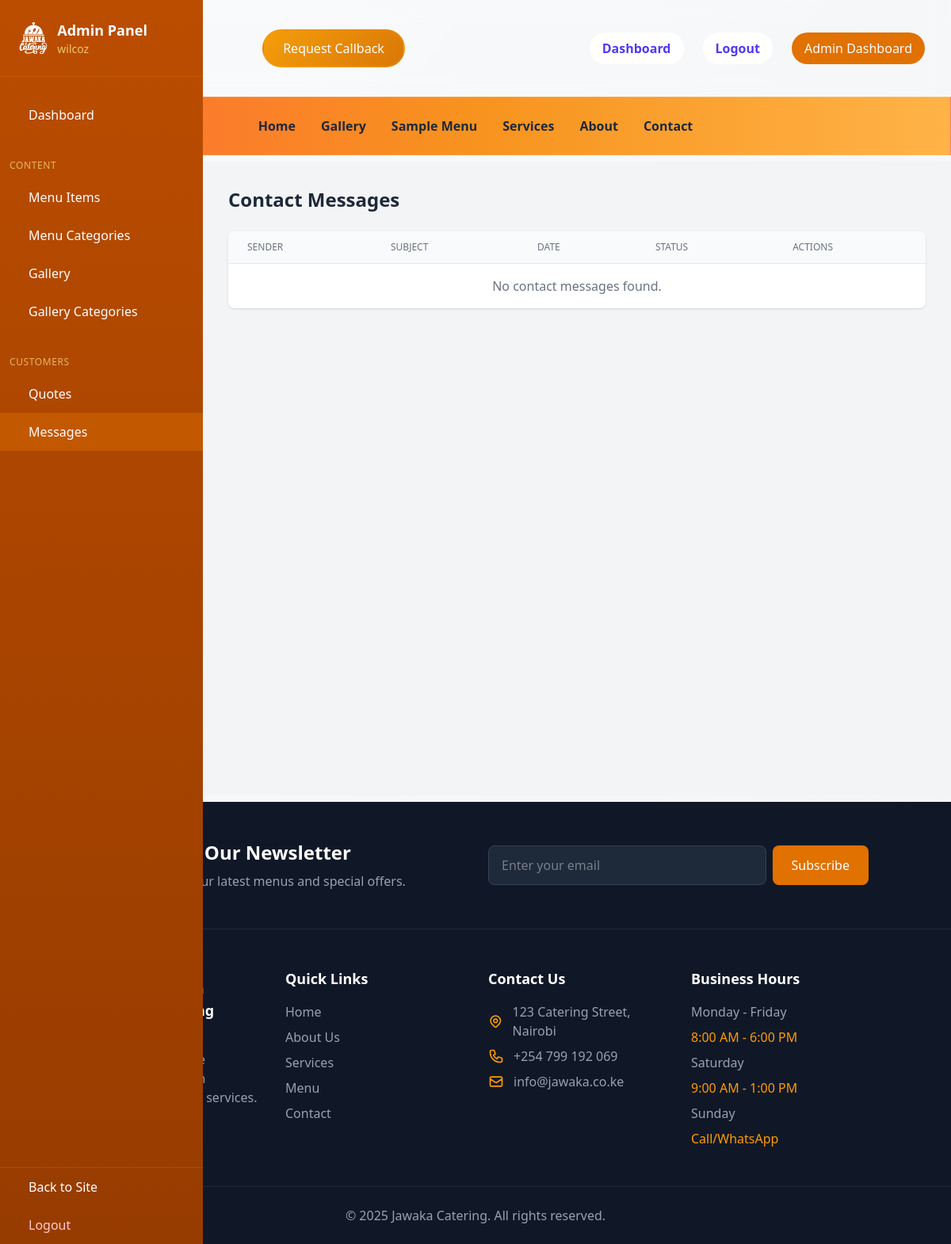
Before: /custom-admin/contacts/ (signed in) with the older database file.
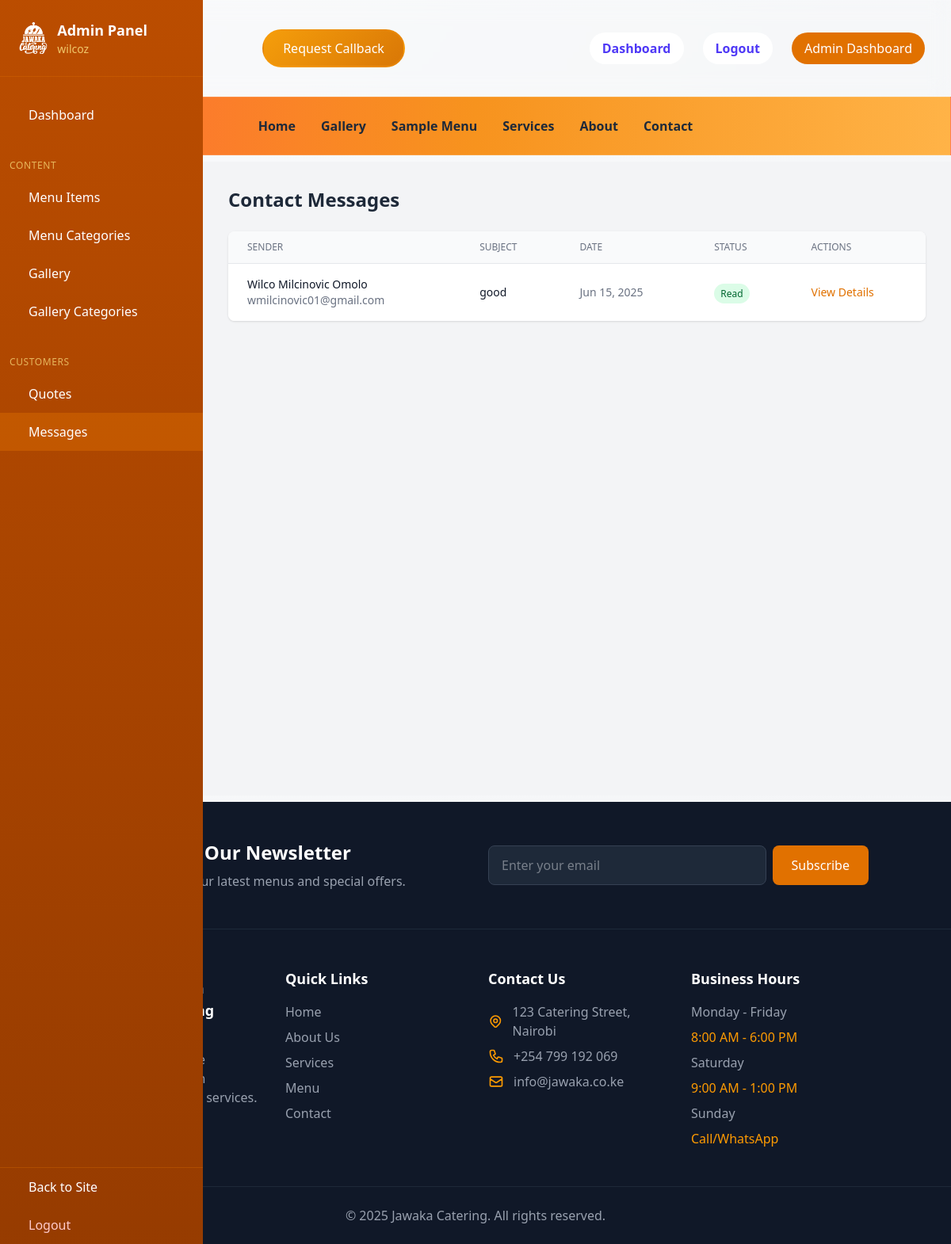
After: the same page with the newer database file.
### japp/models.py (models this page shows, shortened)
class Contact(models.Model):
    name = models.CharField(max_length=100)
    email = models.EmailField()
    subject = models.CharField(max_length=200)
    message = models.TextField()
    created_at = models.DateTimeField(auto_now_add=True)
    is_read = models.BooleanField(default=False)

### japp/views.py (the view)
# urls.py: path('custom-admin/contacts/', views.admin_contacts, name='admin_contacts'),
@staff_member_required
def admin_contacts(request):
    contacts = Contact.objects.all().order_by('-created_at')
    context = {
        'active_tab': 'contacts',
        'contacts': contacts,
        'unread_messages_count': contacts.filter(is_read=False).count()
    }
    return render(request, 'japp/admin/contacts.html', context)

### japp/templates/japp/admin/contacts.html
{% extends 'base.html' %}
{% load static %}
{% block content %}
<div class="min-h-screen bg-gray-100">
    {% include 'japp/admin/includes/sidebar.html' with active_tab='contacts' %}
    <div class="ml-64 p-8">
        <h1 class="text-2xl font-bold text-gray-800 mb-6">Contact Messages</h1>
        <div class="bg-white rounded-lg shadow-sm overflow-hidden">
            <div class="overflow-x-auto">
                <table class="min-w-full divide-y divide-gray-200">
                    <thead class="bg-gray-50">
                        <tr>
                            <th class="px-6 py-3 text-left text-xs font-medium text-gray-500 uppercase">Sender</th>
                            <th class="px-6 py-3 text-left text-xs font-medium text-gray-500 uppercase">Subject</th>
                            <th class="px-6 py-3 text-left text-xs font-medium text-gray-500 uppercase">Date</th>
                            <th class="px-6 py-3 text-left text-xs font-medium text-gray-500 uppercase">Status</th>
                            <th class="px-6 py-3 text-left text-xs font-medium text-gray-500 uppercase">Actions</th>
                        </tr>
                    </thead>
                    <tbody class="bg-white divide-y divide-gray-200">
                        {% for contact in contacts %}
                            <tr class="{% if not contact.is_read %}bg-amber-50{% endif %}">
                                <td class="px-6 py-4 whitespace-nowrap">
                                    <div class="text-sm font-medium text-gray-900">{{ contact.name }}</div>
                                    <div class="text-sm text-gray-500">{{ contact.email }}</div>
                                </td>
                                <td class="px-6 py-4 whitespace-nowrap">
                                    <div class="text-sm text-gray-900">{{ contact.subject }}</div>
                                </td>
                                <td class="px-6 py-4 whitespace-nowrap text-sm text-gray-500">
                                    {{ contact.created_at|date:"M d, Y" }}
                                </td>
                                <td class="px-6 py-4 whitespace-nowrap">
                                    <span class="px-2 py-1 text-xs rounded-full
                                        {% if contact.is_read %}bg-green-100 text-green-800
                                        {% else %}bg-yellow-100 text-yellow-800{% endif %}">
                                        {{ contact.is_read|yesno:"Read,Unread" }}
                                    </span>
                                </td>
                                <td class="px-6 py-4 whitespace-nowrap text-sm">
                                    <a href="{% url 'japp:admin_contact_detail' contact.id %}"
                                       class="text-amber-600 hover:text-amber-900">View Details</a>
                                </td>
                            </tr>
                        {% empty %}
                            <tr>
                                <td colspan="5" class="px-6 py-4 text-center text-gray-500">
                                    No contact messages found.
                                </td>
                            </tr>
                        {% endfor %}
                    </tbody>
                </table>
            </div>
        </div>
    </div>
</div>
{% endblock %}

Changed rows visible on the page:
added Contact: name "Wilco Milcinovic Omolo", email "wmilcinovic01@gmail.com", subject "good", created_at "Jun 15, 2025", is_read "Read"
Other visible differences:
text no longer shown: "No contact messages found."
